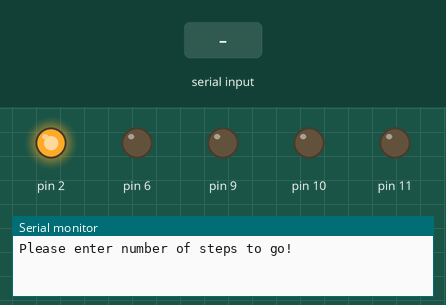
The sketch below on a simulated Arduino Uno, built with avr-gcc and run on an emulated ATmega328P. Shown: output pins drawn as LEDs (lit = HIGH), the last lines printed to the serial monitor. Dashed ring = blinking. Inputs (shaded band) come from the test bench.

Above: at 1.2 s.
1.3 s: "90,45\n" received over Serial
At 1.45 s:
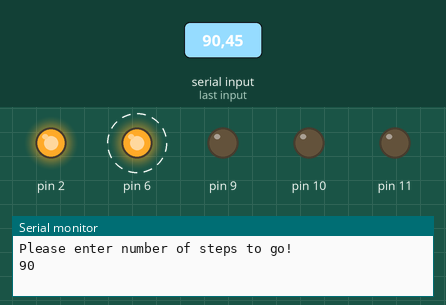
At 2.35 s:
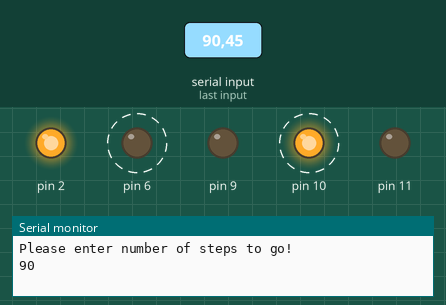
Timing chart, 0 to 10.3 s (numbered marks = the images above; inputs shaded):
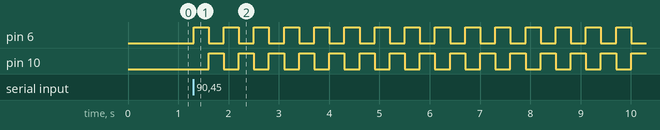

Measured:
- after the input at 1.3 s, pin 6: alternates HIGH for 0.30 s and LOW for 0.30 s, starting at once; pin 10: alternates HIGH for 0.30 s and LOW for 0.30 s, starting after 0.30 s

The sketch:

arduino_code.ino
```cpp
class Motor {
    private:

        int _directionPin1;
        int _directionPin2;

    public:
        Motor(int dp1, int dp2) {

            _directionPin1 = dp1;
            _directionPin2 = dp2;
        }
        void begin() {

            pinMode(_directionPin1, OUTPUT);
            pinMode(_directionPin2, OUTPUT);
            digitalWrite(_directionPin1, LOW);
            digitalWrite(_directionPin2, LOW);
        }
        void forward() {
            digitalWrite(_directionPin1, HIGH);
            digitalWrite(_directionPin2, LOW);
        }
        void reverse() {
            digitalWrite(_directionPin1, LOW);
            digitalWrite(_directionPin2, HIGH);
        }

        void stop() {

            digitalWrite(_directionPin1, LOW);
            digitalWrite(_directionPin2, LOW);
        }
};
Motor waistMotor(3,5);
Motor leftMotor(10,11);
Motor rightMotor(6,9);
void setup() {

  Serial.begin(9600);
    leftMotor.begin();
    rightMotor.begin();
    pinMode(2,OUTPUT);
    digitalWrite(2,HIGH);
    Serial.println("Please enter number of steps to go!");
}
void roboForward(int x)
    {
      for (int i=0;i<x;i++)
           {
      waistMotor.forward();
      rightMotor.forward();
      delay(300);
      rightMotor.stop();
      waistMotor.reverse();
      leftMotor.forward();
      delay(300);
      leftMotor.stop();
      rightMotor.forward();
          }
    }
void roboReverse(int y)
    {
      for (int i=0;i<y;i++)
        {
      waistMotor.forward();

      rightMotor.reverse();
      delay(300);
      rightMotor.stop();
      waistMotor.reverse();
      leftMotor.reverse();
      delay(300);
      leftMotor.stop();
      rightMotor.reverse();
        }
    }

void loop(){

while (Serial.available() == 0);

int steps = Serial.parseInt();

Serial.println(steps);

roboForward(steps);

roboReverse(steps);
}
```
